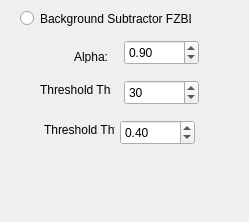
              <widget class="QWidget" name="PBKGFZBL">
               <property name="geometry">
                <rect>
                 <x>0</x>
                 <y>0</y>
                 <width>249</width>
                 <height>222</height>
                </rect>
               </property>
               <attribute name="label">
                <string>Background Subtractor FZBL</string>
               </attribute>
               <widget class="QRadioButton" name="RBTFZBL">
                <property name="geometry">
                 <rect>
                  <x>20</x>
                  <y>10</y>
                  <width>171</width>
                  <height>17</height>
                 </rect>
                </property>
                <property name="text">
                 <string>Background Subtractor FZBL</string>
                </property>
               </widget>
               <widget class="QLabel" name="label_42">
                <property name="geometry">
                 <rect>
                  <x>44</x>
                  <y>120</y>
                  <width>71</width>
                  <height>20</height>
                 </rect>
                </property>
                <property name="text">
                 <string>Threshold Thfs:</string>
                </property>
               </widget>
               <widget class="QSpinBox" name="SBThSFL">
                <property name="geometry">
                 <rect>
                  <x>124</x>
                  <y>80</y>
                  <width>75</width>
                  <height>25</height>
                 </rect>
                </property>
                <property name="value">
                 <number>30</number>
                </property>
               </widget>
               <widget class="QDoubleSpinBox" name="DSBAlphaFL">
                <property name="geometry">
                 <rect>
                  <x>124</x>
                  <y>40</y>
                  <width>75</width>
                  <height>25</height>
                 </rect>
                </property>
                <property name="value">
                 <double>0.900000000000000</double>
                </property>
               </widget>
               <widget class="QLabel" name="label_43">
                <property name="geometry">
                 <rect>
                  <x>74</x>
                  <y>50</y>
                  <width>47</width>
                  <height>13</height>
                 </rect>
                </property>
                <property name="text">
                 <string>Alpha: </string>
                </property>
               </widget>
               <widget class="QLabel" name="label_44">
                <property name="geometry">
                 <rect>
                  <x>40</x>
                  <y>80</y>
                  <width>71</width>
                  <height>20</height>
                 </rect>
                </property>
                <property name="text">
                 <string>Threshold Ths:</string>
                </property>
               </widget>
               <widget class="QDoubleSpinBox" name="DSBThfsFL">
                <property name="geometry">
                 <rect>
                  <x>120</x>
                  <y>120</y>
                  <width>75</width>
                  <height>25</height>
                 </rect>
                </property>
                <property name="maximum">
                 <double>1000.000000000000000</double>
                </property>
                <property name="value">
                 <double>0.400000000000000</double>
                </property>
               </widget>
              </widget>
